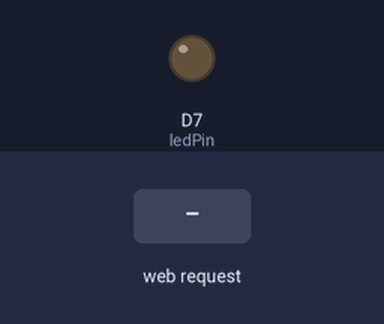
Simulated run of this sketch. Board: ESP8266 (NodeMCU). Shown: output pins drawn as LEDs (lit = HIGH). The inputs (shaded band) are chosen by the test bench. WiFi joins after 1.5 s; servers stay silent unless stated; what the sketch prints to the serial monitor is not drawn.

Above: at 2.7 s.
2.8 s: HTTP request GET /LED=ON received
At 4.0 s:
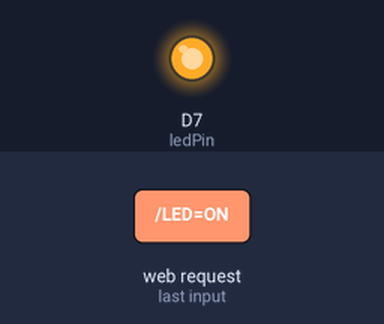
4.3 s: HTTP request GET /LED=OFF received
At 5.3 s:
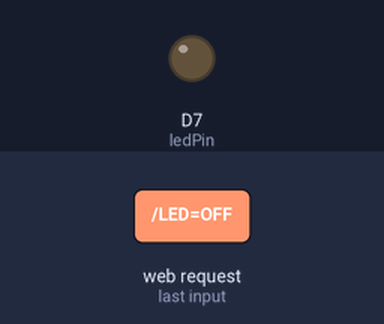
Timing chart, 0 to 7.3 s (numbered marks = the images above; inputs shaded):
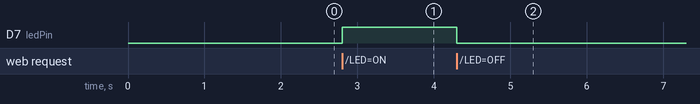

Measured:
- after the input at 2.8 s, D7 (ledPin): LOW → HIGH at once
- after the input at 4.3 s, D7 (ledPin): HIGH → LOW at once

The sketch:

wifi_with_site.ino
```cpp
//Visit www.roboshala.com for more details on NodeMCU and other projects.

#include <ESP8266WiFi.h>

const char* ssid = "AndroidAP"; // SSID i.e. Service Set Identifier is the name of your WIFI
const char* password = "cohv5041"; // Your Wifi password, in case you have open network comment the whole statement.

int ledPin = D7; // GPIO13 or for NodeMCU you can directly write D7
WiFiServer server(80); // Creates a server that listens for incoming connections on the specified port, here in this case port is 80.

void setup() {
  Serial.begin(115200);
  delay(10);

  pinMode(ledPin, OUTPUT);
  digitalWrite(ledPin, LOW);

  // Connect to WiFi network
  Serial.println();
  Serial.println();
  Serial.print("Connecting to ");
  Serial.println(ssid);

  WiFi.begin(ssid, password);

  while (WiFi.status() != WL_CONNECTED) {
    delay(500);
    Serial.print(".");
  }
  Serial.println("");
  Serial.println("WiFi connected");

  // Start the server
  server.begin();
  Serial.println("Server started");

  // Print the IP address
  Serial.print("Use this URL to connect: ");
  Serial.print("http://");
  Serial.print(WiFi.localIP()); //Gets the WiFi shield's IP address and Print the IP address of serial monitor
  Serial.println("/");

}

void loop() {
  // Check if a client has connected
  WiFiClient client = server.available();
  if (!client) {
    return;
  }

  // Wait until the client sends some data
  Serial.println("new client");
  while(!client.available()){
    delay(1);
  }

  // Read the first line of the request
  String request = client.readStringUntil('\r');
  Serial.println(request);
  client.flush();

  // Match the request

  int value = LOW;
  if (request.indexOf("/LED=ON") != -1)  {
    digitalWrite(ledPin, HIGH);
    value = HIGH;
  }
  if (request.indexOf("/LED=OFF") != -1)  {
    digitalWrite(ledPin, LOW);
    value = LOW;
  }

// Set ledPin according to the request
//digitalWrite(ledPin, value);


  // Return the response
  client.println("HTTP/1.1 200 OK");
  client.println("Content-Type: text/html");
  client.println(""); //  do not forget this one
  client.println("<!DOCTYPE HTML>");
  client.println("<html>");

  client.print("Device is now: ");

  if(value == HIGH) {
    client.print("On");
  } else {
    client.print("Off");
  }
  client.println("<br><br>");
  client.println("<a href=\"/LED=ON\"\"><button>Turn On </button></a>");
  client.println("<a href=\"/LED=OFF\"\"><button>Turn Off </button></a><br />");
  client.println("<br><br>");
  client.println("coordinates- - - >");
  client.println("<br><br>");
  client.println("Longitude: 0000000000");
  client.println("<br><br>");
  client.println("Latitude: 0000000000");
  client.println("<br><br>");
  client.println("<a href=\"/LINK_TO_SITE\"\"><button>http://gps.bitumish.in</button></a>");
  client.println("<br><br>");
   client.println("<p> CLICK ON SITE TO VISIT!</p>");
  client.println("</html>");

  delay(1);
  Serial.println("Client disonnected");
  Serial.println("");

}
```
